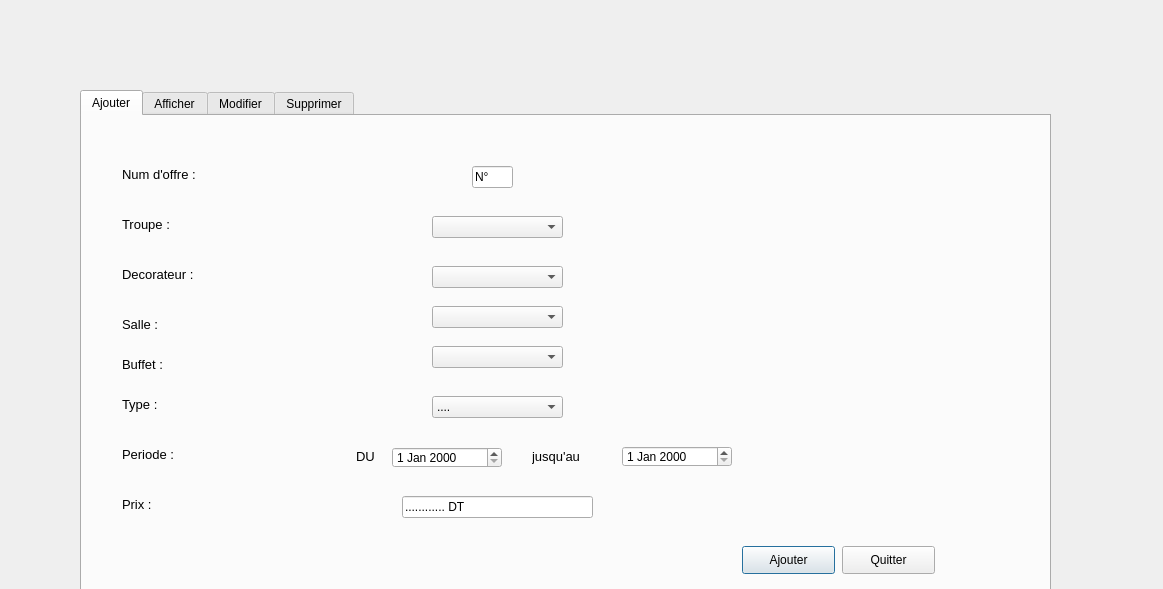
<?xml version="1.0" encoding="UTF-8"?>
<ui version="4.0">
 <class>gestion_offre</class>
 <widget class="QDialog" name="gestion_offre">
  <property name="geometry">
   <rect>
    <x>0</x>
    <y>0</y>
    <width>1163</width>
    <height>589</height>
   </rect>
  </property>
  <property name="windowTitle">
   <string>Dialog</string>
  </property>
  <widget class="QTabWidget" name="Ajouter_2">
   <property name="geometry">
    <rect>
     <x>80</x>
     <y>90</y>
     <width>971</width>
     <height>501</height>
    </rect>
   </property>
   <property name="currentIndex">
    <number>0</number>
   </property>
   <widget class="QWidget" name="Ajouter_3">
    <attribute name="title">
     <string>Ajouter</string>
    </attribute>
    <widget class="QLabel" name="label_3">
     <property name="geometry">
      <rect>
       <x>40</x>
       <y>50</y>
       <width>171</width>
       <height>16</height>
      </rect>
     </property>
     <property name="font">
      <font>
       <pointsize>10</pointsize>
      </font>
     </property>
     <property name="text">
      <string>Num d'offre :</string>
     </property>
    </widget>
    <widget class="QLabel" name="label_15">
     <property name="geometry">
      <rect>
       <x>40</x>
       <y>280</y>
       <width>171</width>
       <height>16</height>
      </rect>
     </property>
     <property name="font">
      <font>
       <pointsize>10</pointsize>
      </font>
     </property>
     <property name="text">
      <string>Type :</string>
     </property>
    </widget>
    <widget class="QLabel" name="label_16">
     <property name="geometry">
      <rect>
       <x>40</x>
       <y>330</y>
       <width>171</width>
       <height>16</height>
      </rect>
     </property>
     <property name="font">
      <font>
       <pointsize>10</pointsize>
      </font>
     </property>
     <property name="text">
      <string>Periode :</string>
     </property>
    </widget>
    <widget class="QLabel" name="label_17">
     <property name="geometry">
      <rect>
       <x>40</x>
       <y>380</y>
       <width>171</width>
       <height>16</height>
      </rect>
     </property>
     <property name="font">
      <font>
       <pointsize>10</pointsize>
      </font>
     </property>
     <property name="text">
      <string>Prix :</string>
     </property>
    </widget>
    <widget class="QLineEdit" name="le_num_2">
     <property name="geometry">
      <rect>
       <x>390</x>
       <y>50</y>
       <width>41</width>
       <height>22</height>
      </rect>
     </property>
     <property name="text">
      <string>N°</string>
     </property>
    </widget>
    <widget class="QDateEdit" name="dateEdit_3">
     <property name="geometry">
      <rect>
       <x>310</x>
       <y>331</y>
       <width>110</width>
       <height>21</height>
      </rect>
     </property>
    </widget>
    <widget class="QLabel" name="label_18">
     <property name="geometry">
      <rect>
       <x>274</x>
       <y>330</y>
       <width>31</width>
       <height>20</height>
      </rect>
     </property>
     <property name="font">
      <font>
       <pointsize>10</pointsize>
      </font>
     </property>
     <property name="text">
      <string>DU</string>
     </property>
    </widget>
    <widget class="QLabel" name="label_19">
     <property name="geometry">
      <rect>
       <x>450</x>
       <y>330</y>
       <width>61</width>
       <height>20</height>
      </rect>
     </property>
     <property name="font">
      <font>
       <pointsize>10</pointsize>
      </font>
     </property>
     <property name="text">
      <string>jusqu'au</string>
     </property>
    </widget>
    <widget class="QDateEdit" name="dateEdit_4">
     <property name="geometry">
      <rect>
       <x>540</x>
       <y>330</y>
       <width>110</width>
       <height>21</height>
      </rect>
     </property>
    </widget>
    <widget class="QLineEdit" name="le_prix_2">
     <property name="geometry">
      <rect>
       <x>320</x>
       <y>380</y>
       <width>191</width>
       <height>22</height>
      </rect>
     </property>
     <property name="text">
      <string>............ DT</string>
     </property>
    </widget>
    <widget class="QLabel" name="label_20">
     <property name="geometry">
      <rect>
       <x>40</x>
       <y>200</y>
       <width>181</width>
       <height>16</height>
      </rect>
     </property>
     <property name="font">
      <font>
       <pointsize>10</pointsize>
      </font>
     </property>
     <property name="text">
      <string>Salle :</string>
     </property>
    </widget>
    <widget class="QLabel" name="label_21">
     <property name="geometry">
      <rect>
       <x>40</x>
       <y>100</y>
       <width>191</width>
       <height>16</height>
      </rect>
     </property>
     <property name="font">
      <font>
       <pointsize>10</pointsize>
      </font>
     </property>
     <property name="text">
      <string>Troupe :</string>
     </property>
    </widget>
    <widget class="QComboBox" name="comboBox_7">
     <property name="geometry">
      <rect>
       <x>350</x>
       <y>280</y>
       <width>131</width>
       <height>22</height>
      </rect>
     </property>
     <item>
      <property name="text">
       <string>....</string>
      </property>
     </item>
     <item>
      <property name="text">
       <string>Mariage</string>
      </property>
     </item>
     <item>
      <property name="text">
       <string>Outia</string>
      </property>
     </item>
     <item>
      <property name="text">
       <string>Sdek</string>
      </property>
     </item>
     <item>
      <property name="text">
       <string>Hammem</string>
      </property>
     </item>
     <item>
      <property name="text">
       <string>Fiancailles</string>
      </property>
     </item>
    </widget>
    <widget class="QComboBox" name="comboBox_8">
     <property name="geometry">
      <rect>
       <x>350</x>
       <y>100</y>
       <width>131</width>
       <height>22</height>
      </rect>
     </property>
    </widget>
    <widget class="QComboBox" name="comboBox_9">
     <property name="geometry">
      <rect>
       <x>350</x>
       <y>190</y>
       <width>131</width>
       <height>22</height>
      </rect>
     </property>
    </widget>
    <widget class="QLabel" name="label_22">
     <property name="geometry">
      <rect>
       <x>40</x>
       <y>150</y>
       <width>191</width>
       <height>16</height>
      </rect>
     </property>
     <property name="font">
      <font>
       <pointsize>10</pointsize>
      </font>
     </property>
     <property name="text">
      <string>Decorateur :</string>
     </property>
    </widget>
    <widget class="QComboBox" name="comboBox_10">
     <property name="geometry">
      <rect>
       <x>350</x>
       <y>150</y>
       <width>131</width>
       <height>22</height>
      </rect>
     </property>
    </widget>
    <widget class="QLabel" name="label_23">
     <property name="geometry">
      <rect>
       <x>40</x>
       <y>240</y>
       <width>181</width>
       <height>16</height>
      </rect>
     </property>
     <property name="font">
      <font>
       <pointsize>10</pointsize>
      </font>
     </property>
     <property name="text">
      <string>Buffet :</string>
     </property>
    </widget>
    <widget class="QComboBox" name="comboBox_11">
     <property name="geometry">
      <rect>
       <x>350</x>
       <y>230</y>
       <width>131</width>
       <height>22</height>
      </rect>
     </property>
    </widget>
    <widget class="QPushButton" name="pushButton_6">
     <property name="geometry">
      <rect>
       <x>660</x>
       <y>430</y>
       <width>93</width>
       <height>28</height>
      </rect>
     </property>
     <property name="text">
      <string>Ajouter</string>
     </property>
    </widget>
    <widget class="QPushButton" name="pushButton_8">
     <property name="geometry">
      <rect>
       <x>760</x>
       <y>430</y>
       <width>93</width>
       <height>28</height>
      </rect>
     </property>
     <property name="text">
      <string>Quitter</string>
     </property>
    </widget>
   </widget>
   <widget class="QWidget" name="Consulter_2">
    <attribute name="title">
     <string>Afficher</string>
    </attribute>
    <widget class="QPushButton" name="pushButton_13">
     <property name="geometry">
      <rect>
       <x>430</x>
       <y>340</y>
       <width>93</width>
       <height>28</height>
      </rect>
     </property>
     <property name="text">
      <string>Rechercher</string>
     </property>
    </widget>
    <widget class="QPushButton" name="pushButton_14">
     <property name="geometry">
      <rect>
       <x>800</x>
       <y>340</y>
       <width>93</width>
       <height>28</height>
      </rect>
     </property>
     <property name="text">
      <string>Imprimer</string>
     </property>
    </widget>
    <widget class="QGroupBox" name="groupBox">
     <property name="geometry">
      <rect>
       <x>60</x>
       <y>20</y>
       <width>881</width>
       <height>381</height>
      </rect>
     </property>
     <property name="title">
      <string>Afficher</string>
     </property>
     <widget class="QListWidget" name="listWidget_3">
      <property name="geometry">
       <rect>
        <x>40</x>
        <y>40</y>
        <width>791</width>
        <height>251</height>
       </rect>
      </property>
     </widget>
     <widget class="QLineEdit" name="lineEdit">
      <property name="geometry">
       <rect>
        <x>180</x>
        <y>320</y>
        <width>171</width>
        <height>21</height>
       </rect>
      </property>
     </widget>
    </widget>
    <widget class="QPushButton" name="pushButton_15">
     <property name="geometry">
      <rect>
       <x>820</x>
       <y>430</y>
       <width>93</width>
       <height>28</height>
      </rect>
     </property>
     <property name="text">
      <string>Quitter</string>
     </property>
    </widget>
    <zorder>groupBox</zorder>
    <zorder>pushButton_13</zorder>
    <zorder>pushButton_14</zorder>
    <zorder>pushButton_15</zorder>
   </widget>
   <widget class="QWidget" name="Modifier_2">
    <attribute name="title">
     <string>Modifier</string>
    </attribute>
    <widget class="QLabel" name="label_33">
     <property name="geometry">
      <rect>
       <x>40</x>
       <y>30</y>
       <width>171</width>
       <height>16</height>
      </rect>
     </property>
     <property name="font">
      <font>
       <pointsize>10</pointsize>
      </font>
     </property>
     <property name="text">
      <string>Num d'offre :</string>
     </property>
    </widget>
    <widget class="QDateEdit" name="dateEdit_7">
     <property name="geometry">
      <rect>
       <x>310</x>
       <y>311</y>
       <width>110</width>
       <height>21</height>
      </rect>
     </property>
    </widget>
    <widget class="QLabel" name="label_36">
     <property name="geometry">
      <rect>
       <x>274</x>
       <y>310</y>
       <width>31</width>
       <height>20</height>
      </rect>
     </property>
     <property name="font">
      <font>
       <pointsize>10</pointsize>
      </font>
     </property>
     <property name="text">
      <string>DU</string>
     </property>
    </widget>
    <widget class="QLabel" name="label_37">
     <property name="geometry">
      <rect>
       <x>40</x>
       <y>360</y>
       <width>171</width>
       <height>16</height>
      </rect>
     </property>
     <property name="font">
      <font>
       <pointsize>10</pointsize>
      </font>
     </property>
     <property name="text">
      <string>Prix :</string>
     </property>
    </widget>
    <widget class="QLabel" name="label_38">
     <property name="geometry">
      <rect>
       <x>450</x>
       <y>310</y>
       <width>61</width>
       <height>20</height>
      </rect>
     </property>
     <property name="font">
      <font>
       <pointsize>10</pointsize>
      </font>
     </property>
     <property name="text">
      <string>jusqu'au</string>
     </property>
    </widget>
    <widget class="QLineEdit" name="lineEdit_16">
     <property name="geometry">
      <rect>
       <x>320</x>
       <y>360</y>
       <width>191</width>
       <height>22</height>
      </rect>
     </property>
     <property name="text">
      <string>............ DT</string>
     </property>
    </widget>
    <widget class="QDateEdit" name="dateEdit_8">
     <property name="geometry">
      <rect>
       <x>540</x>
       <y>310</y>
       <width>110</width>
       <height>21</height>
      </rect>
     </property>
    </widget>
    <widget class="QLabel" name="label_39">
     <property name="geometry">
      <rect>
       <x>40</x>
       <y>310</y>
       <width>171</width>
       <height>16</height>
      </rect>
     </property>
     <property name="font">
      <font>
       <pointsize>10</pointsize>
      </font>
     </property>
     <property name="text">
      <string>Période :</string>
     </property>
    </widget>
    <widget class="QLineEdit" name="lineEdit_19">
     <property name="geometry">
      <rect>
       <x>390</x>
       <y>30</y>
       <width>41</width>
       <height>22</height>
      </rect>
     </property>
     <property name="text">
      <string>N°</string>
     </property>
    </widget>
    <widget class="QLabel" name="label_34">
     <property name="geometry">
      <rect>
       <x>40</x>
       <y>80</y>
       <width>191</width>
       <height>16</height>
      </rect>
     </property>
     <property name="font">
      <font>
       <pointsize>10</pointsize>
      </font>
     </property>
     <property name="text">
      <string>Troupe :</string>
     </property>
    </widget>
    <widget class="QComboBox" name="comboBox_14">
     <property name="geometry">
      <rect>
       <x>350</x>
       <y>260</y>
       <width>131</width>
       <height>22</height>
      </rect>
     </property>
     <item>
      <property name="text">
       <string>....</string>
      </property>
     </item>
     <item>
      <property name="text">
       <string>Mariage</string>
      </property>
     </item>
     <item>
      <property name="text">
       <string>Outia</string>
      </property>
     </item>
     <item>
      <property name="text">
       <string>Sdek</string>
      </property>
     </item>
     <item>
      <property name="text">
       <string>Hammem</string>
      </property>
     </item>
     <item>
      <property name="text">
       <string>Fiancailles</string>
      </property>
     </item>
    </widget>
    <widget class="QComboBox" name="comboBox_13">
     <property name="geometry">
      <rect>
       <x>350</x>
       <y>130</y>
       <width>131</width>
       <height>22</height>
      </rect>
     </property>
    </widget>
    <widget class="QLabel" name="label_27">
     <property name="geometry">
      <rect>
       <x>40</x>
       <y>130</y>
       <width>191</width>
       <height>16</height>
      </rect>
     </property>
     <property name="font">
      <font>
       <pointsize>10</pointsize>
      </font>
     </property>
     <property name="text">
      <string>Decorateur :</string>
     </property>
    </widget>
    <widget class="QComboBox" name="comboBox_12">
     <property name="geometry">
      <rect>
       <x>350</x>
       <y>170</y>
       <width>131</width>
       <height>22</height>
      </rect>
     </property>
    </widget>
    <widget class="QLabel" name="label_25">
     <property name="geometry">
      <rect>
       <x>40</x>
       <y>220</y>
       <width>181</width>
       <height>16</height>
      </rect>
     </property>
     <property name="font">
      <font>
       <pointsize>10</pointsize>
      </font>
     </property>
     <property name="text">
      <string>Buffet :</string>
     </property>
    </widget>
    <widget class="QComboBox" name="comboBox_15">
     <property name="geometry">
      <rect>
       <x>350</x>
       <y>80</y>
       <width>131</width>
       <height>22</height>
      </rect>
     </property>
    </widget>
    <widget class="QComboBox" name="comboBox_16">
     <property name="geometry">
      <rect>
       <x>350</x>
       <y>210</y>
       <width>131</width>
       <height>22</height>
      </rect>
     </property>
    </widget>
    <widget class="QLabel" name="label_26">
     <property name="geometry">
      <rect>
       <x>40</x>
       <y>180</y>
       <width>181</width>
       <height>16</height>
      </rect>
     </property>
     <property name="font">
      <font>
       <pointsize>10</pointsize>
      </font>
     </property>
     <property name="text">
      <string>Salle :</string>
     </property>
    </widget>
    <widget class="QLabel" name="label_24">
     <property name="geometry">
      <rect>
       <x>40</x>
       <y>260</y>
       <width>171</width>
       <height>16</height>
      </rect>
     </property>
     <property name="font">
      <font>
       <pointsize>10</pointsize>
      </font>
     </property>
     <property name="text">
      <string>Type :</string>
     </property>
    </widget>
    <widget class="QPushButton" name="pushButton_12">
     <property name="geometry">
      <rect>
       <x>640</x>
       <y>420</y>
       <width>93</width>
       <height>28</height>
      </rect>
     </property>
     <property name="text">
      <string>Modifier</string>
     </property>
    </widget>
    <widget class="QPushButton" name="pushButton_11">
     <property name="geometry">
      <rect>
       <x>740</x>
       <y>420</y>
       <width>93</width>
       <height>28</height>
      </rect>
     </property>
     <property name="text">
      <string>Quitter</string>
     </property>
    </widget>
   </widget>
   <widget class="QWidget" name="Supprimer_2">
    <attribute name="title">
     <string>Supprimer</string>
    </attribute>
    <widget class="QLineEdit" name="lineEdit_2">
     <property name="geometry">
      <rect>
       <x>310</x>
       <y>50</y>
       <width>113</width>
       <height>22</height>
      </rect>
     </property>
    </widget>
    <widget class="QLabel" name="label_40">
     <property name="geometry">
      <rect>
       <x>220</x>
       <y>50</y>
       <width>71</width>
       <height>16</height>
      </rect>
     </property>
     <property name="text">
      <string>Num d'offre :</string>
     </property>
    </widget>
    <widget class="QPushButton" name="pushButton_4">
     <property name="geometry">
      <rect>
       <x>740</x>
       <y>380</y>
       <width>93</width>
       <height>28</height>
      </rect>
     </property>
     <property name="text">
      <string>Delete</string>
     </property>
    </widget>
   </widget>
  </widget>
 </widget>
 <resources/>
 <connections/>
</ui>
